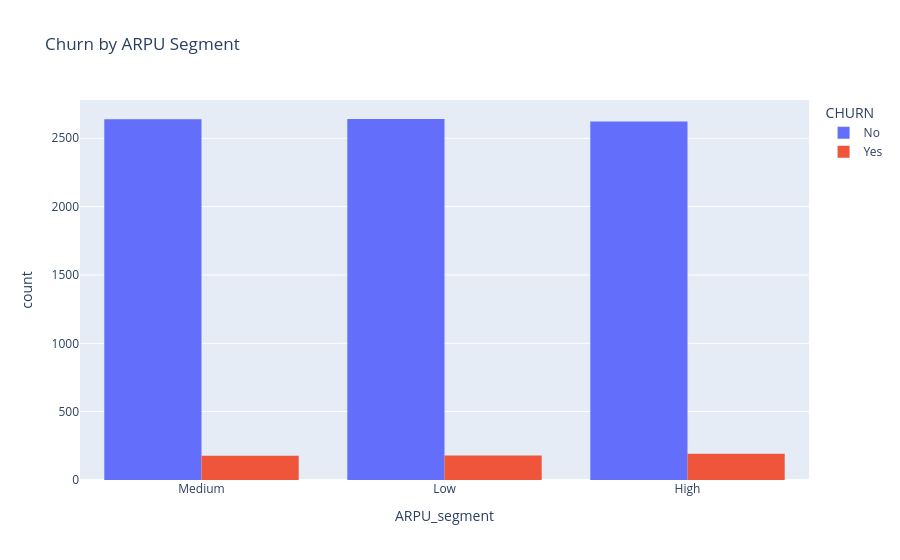

Notebook source saved alongside this figure:
### Markdown cell above
## Churn by ARPU Segment

Grafik menunjukkan bahwa jumlah pelanggan yang tidak churn mendominasi di setiap segmen ARPU (Low, Medium, dan High). Selain itu, distribusi churn terlihat relatif serupa di ketiga segmen tersebut, sehingga tingkat ARPU tidak menunjukkan perbedaan yang signifikan terhadap kemungkinan pelanggan melakukan churn.

### Code cell
df_churn['ARPU_segment'] = pd.qcut(
    df_churn['ARPU'],
    q=3,
    labels=['Low', 'Medium', 'High']
)

churn_rate = pd.crosstab(
    df_churn['ARPU_segment'],
    df_churn['CHURN'],
    normalize='index'
)

fig = px.histogram(
    df_churn,
    x="ARPU_segment",
    color="CHURN",
    barmode="group",
    title="Churn by ARPU Segment"
)

fig.show()

### Figure 1 — Plotly figure (JSON) as saved in the notebook; plotly's stock layout.template omitted (floating-point values rounded to 4 significant figures; data arrays with more than 128 entries replaced by an {"elided": "..."} marker saying what was removed)
{"data": [{"alignmentgroup": "True", "bingroup": "x", "hovertemplate": "CHURN=No<br>ARPU_segment=%{x}<br>count=%{y}<extra></extra>", "legendgroup": "No", "marker": {"color": "#636efa", "pattern": {"shape": ""}}, "name": "No", "offsetgroup": "No", "orientation": "v", "showlegend": true, "type": "histogram", "x": {"elided": "7904 str values"}, "xaxis": "x", "yaxis": "y"}, {"alignmentgroup": "True", "bingroup": "x", "hovertemplate": "CHURN=Yes<br>ARPU_segment=%{x}<br>count=%{y}<extra></extra>", "legendgroup": "Yes", "marker": {"color": "#EF553B", "pattern": {"shape": ""}}, "name": "Yes", "offsetgroup": "Yes", "orientation": "v", "showlegend": true, "type": "histogram", "x": {"elided": "549 str values"}, "xaxis": "x", "yaxis": "y"}], "layout": {"barmode": "group", "legend": {"title": {"text": "CHURN"}, "tracegroupgap": 0}, "title": {"text": "Churn by ARPU Segment"}, "xaxis": {"anchor": "y", "domain": [0, 1], "title": {"text": "ARPU_segment"}}, "yaxis": {"anchor": "x", "domain": [0, 1], "title": {"text": "count"}}}}
